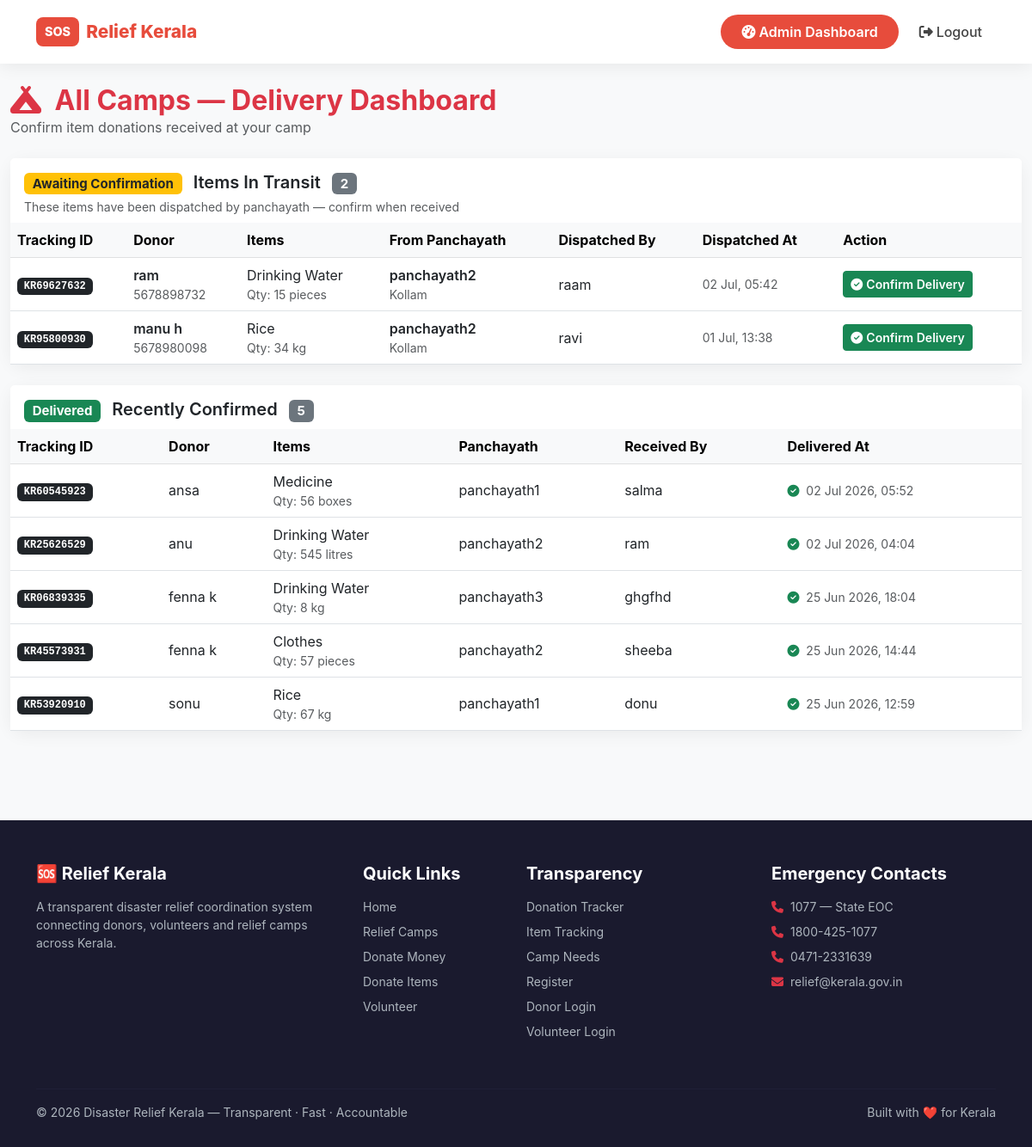
Screenshot of /camp/dashboard/ (signed in) with the database file from the repository.
### donations/models.py (models this page shows, shortened)
class ItemDonation(models.Model):
    donor = models.ForeignKey(
        settings.AUTH_USER_MODEL,
        on_delete=models.SET_NULL,
        null=True, blank=True
    )
    donor_name    = models.CharField(max_length=100)
    donor_phone   = models.CharField(max_length=15)
    item_name     = models.CharField(max_length=200)
    quantity      = models.PositiveIntegerField(default=1)
    unit          = models.CharField(max_length=50, blank=True)
    camp          = models.ForeignKey(Camp, on_delete=models.SET_NULL, null=True, blank=True)
    created_at    = models.DateTimeField(auto_now_add=True)
    delivery_status    = models.CharField(max_length=20, choices=DELIVERY_STATUS_CHOICES, default='registered')
    panchayath_name    = models.CharField(max_length=150, blank=True)
    panchayath_address = models.TextField(blank=True)
    dispatched_by      = models.CharField(max_length=150, blank=True)
    dispatched_at      = models.DateTimeField(null=True, blank=True)
    received_by        = models.CharField(max_length=150, blank=True)
    received_at        = models.DateTimeField(null=True, blank=True)
    delivery_notes     = models.TextField(blank=True)
    tracking_id        = models.CharField(max_length=20, blank=True)
    panchayath = models.ForeignKey(
        'accounts.CustomUser',
        on_delete=models.SET_NULL,
        null=True, blank=True,
        limit_choices_to={'role': 'panchayath_staff'},
        related_name='assigned_donations',
    )

### accounts/models.py (models this page shows, shortened)
class CustomUser(AbstractUser):
    ROLE_CHOICES = [
        ('donor',              'Donor'),
        ('volunteer',          'Volunteer'),
        ('admin',              'Admin'),
        ('panchayath_staff',   'Panchayath Officer'),
        ('field_officer',      'Field Officer'),
        ('district_officer',   'District Officer'),
        ('camp_head',          'Camp Head'),
    ]
    role           = models.CharField(max_length=20, choices=ROLE_CHOICES, default='donor')
    phone          = models.CharField(max_length=15, blank=True)
    panchayath_name = models.CharField(max_length=200, blank=True)
    district        = models.CharField(max_length=50, choices=KERALA_DISTRICTS, blank=True)
    office_address  = models.TextField(blank=True)
    contact_person  = models.CharField(max_length=100, blank=True)
    camp = models.ForeignKey(
        'camps.Camp',
        on_delete=models.SET_NULL,
        null=True, blank=True,
        related_name='camp_heads'
    )
    employee_id = models.CharField(max_length=50, blank=True)
    id_proof    = models.FileField(upload_to='id_proofs/', blank=True, null=True)
    is_approved = models.BooleanField(default=True)
    approved_by_panchayath    = models.BooleanField(default=False)
    approved_by_field_officer = models.BooleanField(default=False)

### donations/views.py (the view)
# urls.py: path('camp/dashboard/', donations_views.camp_head_dashboard, name='camp_head_dashboard'),
@login_required(login_url='/camp/login/')
def camp_head_dashboard(request):
    if request.user.role not in ('camp_head', 'admin'):
        messages.error(request, "Access denied.")
        return redirect('home')
    if request.user.role == 'camp_head':
        transit_items = ItemDonation.objects.filter(
            camp=request.user.camp,
            delivery_status='in_transit',
        ).order_by('-dispatched_at')
        delivered_items = ItemDonation.objects.filter(
            camp=request.user.camp,
            delivery_status='delivered',
        ).order_by('-received_at')[:10]
    else:
        transit_items = ItemDonation.objects.filter(
            delivery_status='in_transit'
        ).order_by('-dispatched_at')
        delivered_items = ItemDonation.objects.filter(
            delivery_status='delivered'
        ).order_by('-received_at')[:10]
    needs = []
    if request.user.role == 'camp_head' and request.user.camp:
        needs = request.user.camp.needs.all().order_by('is_fulfilled', 'priority')
    camp = getattr(request.user, 'camp', None)
    camp_volunteers      = []
    available_volunteers = []
    if camp:
        from volunteers.models import VolunteerProfile
        camp_volunteers      = VolunteerProfile.objects.filter(assigned_camp=camp, is_approved=True)
        available_volunteers = VolunteerProfile.objects.filter(is_approved=True).exclude(assigned_camp=camp)
    return render(request, 'donations/camp_dashboard.html', {
        'transit_items':        transit_items,
        'delivered_items':      delivered_items,
        'camp':                 camp,
        'needs':                needs,
        'camp_volunteers':      camp_volunteers,
        'available_volunteers': available_volunteers,
    })

### templates/donations/camp_dashboard.html (shortened to what this page needs)
{% extends 'base.html' %}
{% block content %}
<div class="container-fluid py-4">
  <div class="mb-4">
    <h2 class="fw-bold text-danger mb-0">
      <i class="fas fa-campground me-2"></i>
      {% if camp %}{{ camp.name }}{% else %}All Camps{% endif %} — Delivery Dashboard
    </h2>
    <p class="text-muted mb-0">Confirm item donations received at your camp</p>
  </div>
  <div class="card border-0 shadow-sm mb-4">
    <div class="card-header bg-white border-0 pt-3 pb-2">
      <h5 class="fw-semibold mb-0">
        <span class="badge bg-warning text-dark me-2">Awaiting Confirmation</span>
        Items In Transit
        <span class="badge bg-secondary ms-2">{{ transit_items|length }}</span>
      </h5>
      <p class="text-muted small mb-0 mt-1">
        These items have been dispatched by panchayath — confirm when received
      </p>
    </div>
    <div class="card-body p-0">
      {% if transit_items %}
      <div class="table-responsive">
        <table class="table table-hover align-middle mb-0">
          <thead class="table-light">
            <tr>
              <th>Tracking ID</th>
              <th>Donor</th>
              <th>Items</th>
              <th>From Panchayath</th>
              <th>Dispatched By</th>
              <th>Dispatched At</th>
              <th>Action</th>
            </tr>
          </thead>
          <tbody>
            {% for item in transit_items %}
            <tr>
              <td>
                <span class="badge bg-dark font-monospace">{{ item.tracking_id }}</span>
              </td>
              <td>
                <div class="fw-semibold">{{ item.donor_name }}</div>
                <div class="text-muted small">{{ item.donor_phone }}</div>
              </td>
              <td>
                <div>{{ item.item_name|truncatechars:35 }}</div>
                <div class="text-muted small">Qty: {{ item.quantity }} {{ item.unit }}</div>
              </td>
              <td>
                {% if item.panchayath %}
                  <div class="fw-semibold">{{ item.panchayath.panchayath_name }}</div>
                  <div class="text-muted small">{{ item.panchayath.district }}</div>
                {% else %}
                  <span class="text-muted">—</span>
                {% endif %}
              </td>
              <td>{{ item.dispatched_by|default:"—" }}</td>
              <td class="text-muted small">
                {{ item.dispatched_at|date:"d M, H:i"|default:"—" }}
              </td>
              <td>
                <a href="{% url 'camp_confirm_delivery' item.id %}"
                   class="btn btn-sm btn-success fw-semibold">
                  <i class="fas fa-check-circle me-1"></i>Confirm Delivery
                </a>
              </td>
            </tr>
            {% endfor %}
          </tbody>
        </table>
      </div>
      {% else %}
      <div class="text-center py-4 text-muted">
        <i class="fas fa-truck fa-2x mb-2 d-block opacity-25"></i>
        No items in transit right now.
      </div>
      {% endif %}
    </div>
  </div>
  <div class="card border-0 shadow-sm">
    <div class="card-header bg-white border-0 pt-3 pb-2">
      <h5 class="fw-semibold mb-0">
        <span class="badge bg-success me-2">Delivered</span>
        Recently Confirmed
        <span class="badge bg-secondary ms-2">{{ delivered_items|length }}</span>
      </h5>
    </div>
    <div class="card-body p-0">
      {% if delivered_items %}
      <div class="table-responsive">
        <table class="table table-hover align-middle mb-0">
          <thead class="table-light">
            <tr>
              <th>Tracking ID</th>
              <th>Donor</th>
              <th>Items</th>
              <th>Panchayath</th>
              <th>Received By</th>
              <th>Delivered At</th>
            </tr>
          </thead>
          <tbody>
            {% for item in delivered_items %}
            <tr>
              <td>
                <span class="badge bg-dark font-monospace">{{ item.tracking_id }}</span>
              </td>
              <td>{{ item.donor_name }}</td>
              <td>
                {{ item.item_name|truncatechars:35 }}
                <div class="text-muted small">Qty: {{ item.quantity }} {{ item.unit }}</div>
              </td>
              <td>
                {% if item.panchayath %}
                  {{ item.panchayath.panchayath_name }}
                {% else %}
                  <span class="text-muted">—</span>
                {% endif %}
              </td>
              <td>{{ item.received_by|default:"—" }}</td>
              <td class="text-muted small">
                <i class="fas fa-check-circle text-success me-1"></i>
                {{ item.received_at|date:"d M Y, H:i"|default:"—" }}
              </td>
            </tr>
            {% endfor %}
          </tbody>
        </table>
      </div>
      {% else %}
      <div class="text-center py-4 text-muted">
        <i class="fas fa-check-circle fa-2x mb-2 d-block opacity-25"></i>
        No deliveries confirmed yet.
      </div>
      {% endif %}
    </div>
  </div>
</div>
{% endblock %}

### templates/base.html (style rules this page uses)
* { font-family: -apple-system, BlinkMacSystemFont, 'Segoe UI', Roboto, sans-serif; }
body { background: #f8f9fa; }
.card { border: none !important; border-radius: 16px !important; box-shadow: 0 4px 20px rgba(0,0,0,0.06) !important; transition: transform 0.3s, box-shadow 0.3s; }

### rows the page displays
ItemDonation: tracking_id "KR69627632", donor_name "ram", donor_phone "5678898732", item_name "Drinking Water", quantity "15", unit "pieces", panchayath.panchayath_name "panchayath2", panchayath.district "Kollam", dispatched_by "raam", dispatched_at "02 Jul, 05:42"
ItemDonation: tracking_id "KR95800930", donor_name "manu h", donor_phone "5678980098", item_name "Rice", quantity "34", unit "kg", panchayath.panchayath_name "panchayath2", panchayath.district "Kollam", dispatched_by "ravi", dispatched_at "01 Jul, 13:38"
ItemDonation: tracking_id "KR60545923", donor_name "ansa", item_name "Medicine", quantity "56", unit "boxes", panchayath.panchayath_name "panchayath1", received_by "salma", received_at "02 Jul 2026, 05:52"
ItemDonation: tracking_id "KR25626529", donor_name "anu", item_name "Drinking Water", quantity "545", unit "litres", panchayath.panchayath_name "panchayath2", received_by "ram", received_at "02 Jul 2026, 04:04"
ItemDonation: tracking_id "KR06839335", donor_name "fenna k", item_name "Drinking Water", quantity "8", unit "kg", panchayath.panchayath_name "panchayath3", received_by "ghgfhd", received_at "25 Jun 2026, 18:04"
ItemDonation: tracking_id "KR45573931", donor_name "fenna k", item_name "Clothes", quantity "57", unit "pieces", panchayath.panchayath_name "panchayath2", received_by "sheeba", received_at "25 Jun 2026, 14:44"
ItemDonation: tracking_id "KR53920910", donor_name "sonu", item_name "Rice", quantity "67", unit "kg", panchayath.panchayath_name "panchayath1", received_by "donu", received_at "25 Jun 2026, 12:59"

### other values shown
{{ transit_items|length }} "2"
{{ delivered_items|length }} "5"
